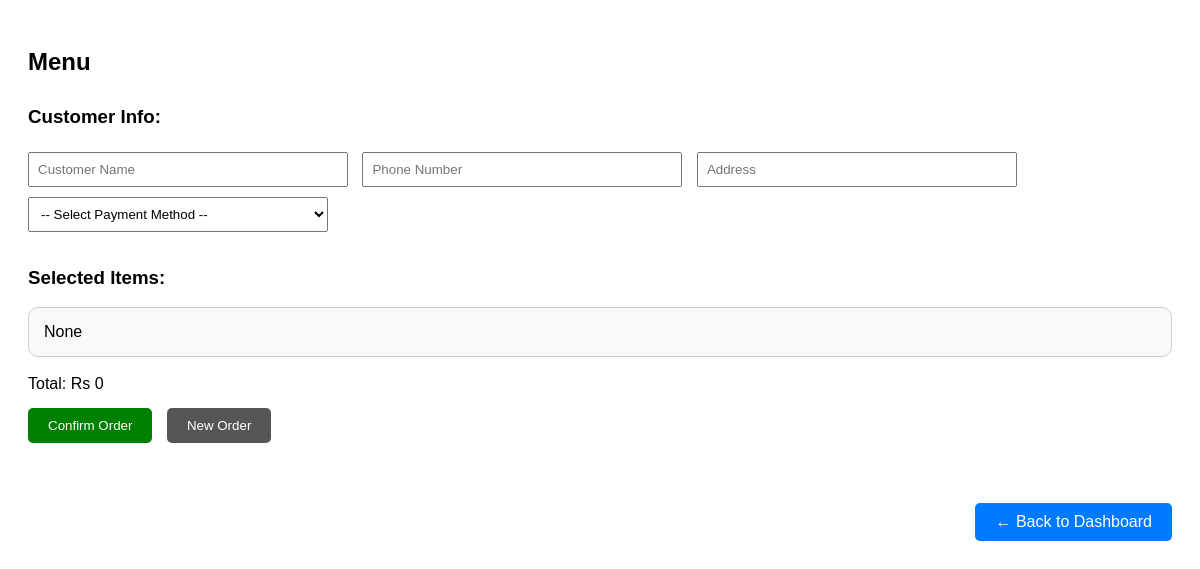
The page /pages/menu.php (signed in) on the database as committed earlier.
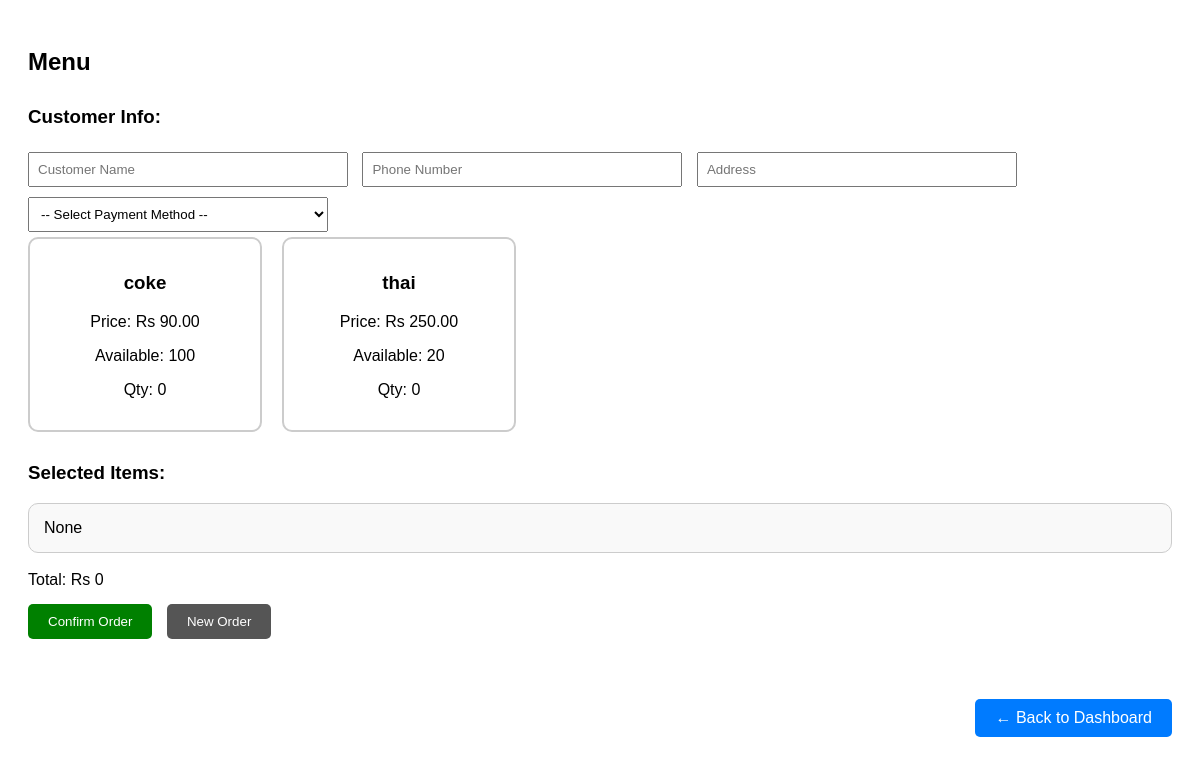
The same page on the database as committed later.
### tables this page shows
CREATE TABLE `brands` (
  `id` int(11) NOT NULL,
  `name` varchar(100) NOT NULL,
  `price` decimal(10,2) DEFAULT NULL,
  `expiration_date` date DEFAULT NULL,
  `quantity` int(11) DEFAULT NULL,
  `category_id` int(11) NOT NULL
);

### classes/Brand.php (called while the page is built, shortened)
<?php
class Brand {
    private $conn;
    public function __construct($db) {
        $this->conn = $db;
    }
   public function getAll() {
    $query = "SELECT brands.*, categories.name AS category_name
              FROM brands
              JOIN categories ON brands.category_id = categories.id";
    return $this->conn->query($query);
}
}
?>

### pages/menu.php (the view, shortened to what this page needs)
<?php
require_once('../classes/Brand.php');
$db = new DB();
$conn = $db->connect();
$brand = new Brand($conn);
$items = $brand->getAll();
?>
<!DOCTYPE html>
<html>
<head>
    <link rel="stylesheet" href="../assets/style.css">
</head>
<body>
<h2>Menu</h2>
<form method="post" id="orderForm">
    <div class="form-group">
        <h3>Customer Info:</h3>
        <input type="text" name="customer_name" placeholder="Customer Name" required>
        <input type="text" name="customer_phone" placeholder="Phone Number" required>
        <input type="text" name="customer_address" placeholder="Address" required>
        <select name="payment_type" required>
            <option value="">-- Select Payment Method --</option>
        </select>
    </div>
    <div class="menu-container">
        <?php while ($row = $items->fetch_assoc()): ?>
            <?php if ($row['quantity'] > 0): ?>
                <div class="menu-item" onclick="selectItem(this)" data-id="<?= $row['id'] ?>" data-price="<?= $row['price'] ?>" data-name="<?= $row['name'] ?>" data-available="<?= $row['quantity'] ?>">
                    <h3><?= $row['name'] ?></h3>
                    <p>Price: Rs <?= $row['price'] ?></p>
                    <p>Available: <?= $row['quantity'] ?></p>
                    <p class="qty-display">Qty: <span>0</span></p>
                </div>
            <?php endif; ?>
        <?php endwhile; ?>
    </div>
    <div class="summary-box">
        <h3>Selected Items:</h3>
        <div class="selected-items-list" id="selectedItems">None</div>
        <br>
        <div class="total-bill">Total: Rs <span id="totalAmount">0</span></div>
        <button type="submit" class="order-btn">Confirm Order</button>
        <button type="button" class="refresh-btn" onclick="clearMessageAndReload()">New Order</button>
    </div>
</form>
<a href="dashboard.php" class="dashboard-btn">← Back to Dashboard</a>
</body>
</html>

Rows that differ between the two databases and show on the page:
added brands: name "coke", price "90.00", quantity "100"
added brands: name "thai", price "250.00", quantity "20"
